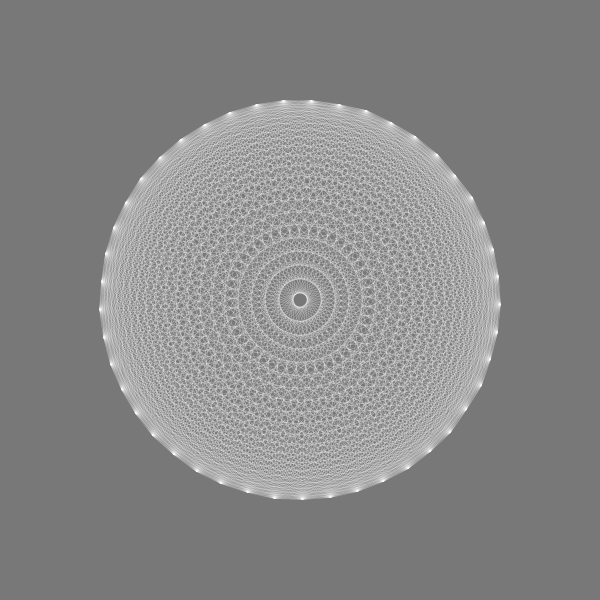
Frame 1 (no input)
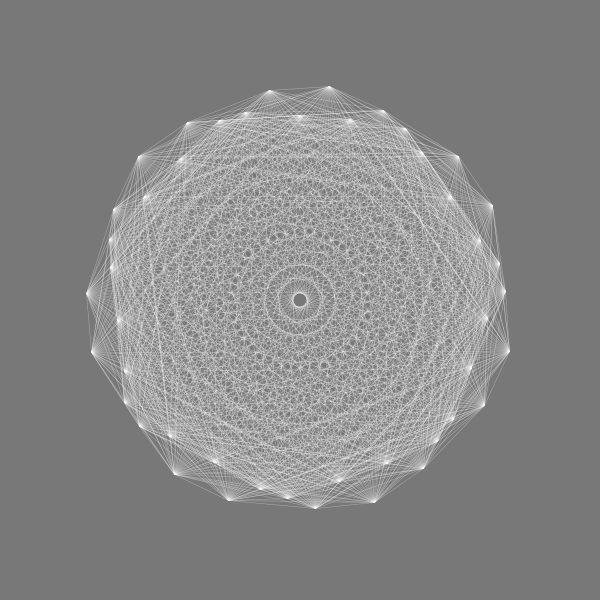
Frame 60 (the mouse pressed at the canvas centre just before this capture)
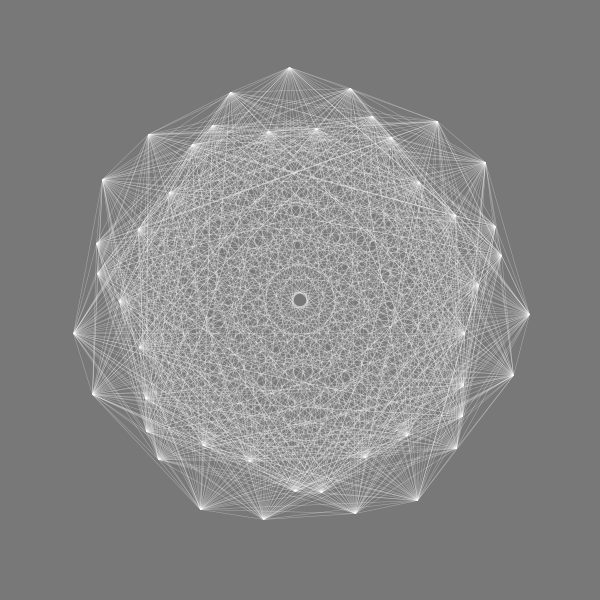
Frame 120 (the mouse held since frame 60 and released just before this capture)

The Processing sketch that drew these frames (run headless with seeded random() and noise(); from frame 60 on, the mouse is pressed at the canvas centre):

// Processing sketch: processing_134046
// ── processing_134046.pde

Circle[] circles;
int numCircles = 45;
int maxDistance;
float dia = 400;
float angle = 0;
float move = 0;
float counter;
float moveDist;
float expandSpeed = 0.006;


void setup() {
  size(600, 600);
  smooth();
  
  // create an array and fill it with circles
  circles = new Circle[numCircles];
  
}

void draw() {
  // clear background
  background(120);
  
  counter++;
  if(moveDist > 1.2 && expandSpeed > 0){
    expandSpeed=expandSpeed*(-1);
  }
  else if(moveDist < 0.01&& expandSpeed < 0){
    expandSpeed=expandSpeed*(-1);
  }
  moveDist=moveDist+expandSpeed;
  //println( moveDist + "  " + expandSpeed );
  
  for (int i=0; i< numCircles; i++) {
    
    float waveAngle = map(i,0,numCircles,0,TWO_PI*19);
    float angle = map(i,0,numCircles,0,TWO_PI);
    float waveOffset = moveDist*sin(waveAngle)*numCircles;
    float circleOffx = cos(angle+counter)*((dia/2)+waveOffset);
    float circleOffy = sin(angle+counter)*((dia/2)+waveOffset);

    
    for(int j=0; j<6; j++)
    {
    circles[i] = new Circle(300+circleOffx,300+circleOffy, 50); 
  }}
  
  // update and display the circles
  for (int i=0; i< numCircles; i++) {
    circles[i].update(); 
    circles[i].display();
    
    if(move>0 && move<100){
    move = move+.3;
    }
    else {
      move = move-.3;
    }
    
  }

  // define maximum distance
  maxDistance = mouseX;
  
  // look of the lines
  stroke(255, 100);
  strokeWeight(0.5);

  for (int i=0; i< numCircles; i++) {
    // compare circle to other circles
    for (int j=i+1; j< numCircles; j++) {
      // draw line if distance is below 'maxDistance'
      
        line(circles[i].x, circles[i].y, circles[j].x, circles[j].y);
      
    }
  }
}

class Circle {
  float x, y, dia;

  Circle(float x, float y, float dia) {
    this.x =x;
    this.y =y;
    this.dia = dia;
  }

  void update() {
    // code for movement here
    // this is just some random displacement
    x = x;
    y = y;
    //move = move +1;
  }

  void display() {
    // code for drawing the circles
   point(x, y);
  }
}
